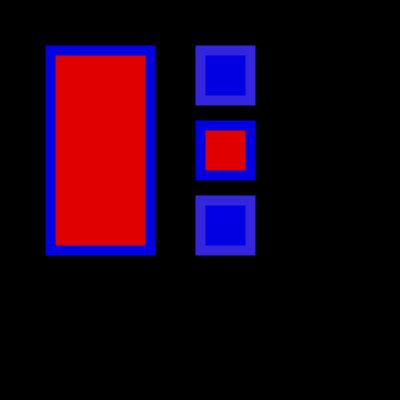
Frame 1 (no input)
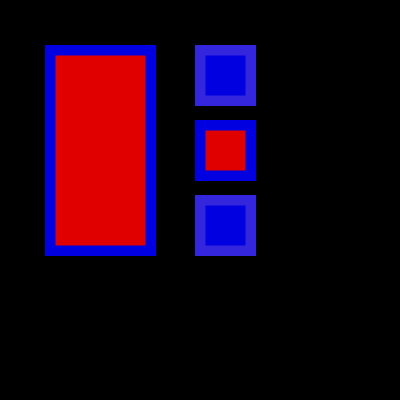
Frame 60 (the mouse pressed at the canvas centre just before this capture)
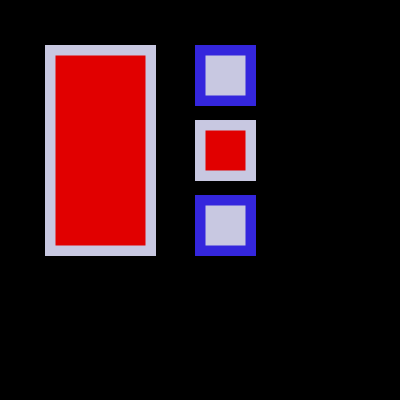
Frame 120 (the mouse held since frame 60 and released just before this capture)

The Processing sketch that drew these frames (run headless with seeded random() and noise(); from frame 60 on, the mouse is pressed at the canvas centre):

// Processing sketch: processing_112468
// ── processing_112468.pde

void setup(){
  size(400,400);
  background(0,0,0);
  
}
  
  void draw(){
    stroke(mouseX,mouseY,225);
    strokeWeight(10);
    fill(225,0,0);
    rect(50,50,100,200);
    
    stroke(52,38,221);
    fill(mouseX,mouseY,225);
    rect(200,200,50,50);
    
    stroke(mouseX,mouseY,225);
    fill(225,0,0);
    rect(200,125,50,50);
    
    stroke(52,38,221);
    fill(mouseX,mouseY,225);
    rect(200,50,50,50);
    
  
    }
